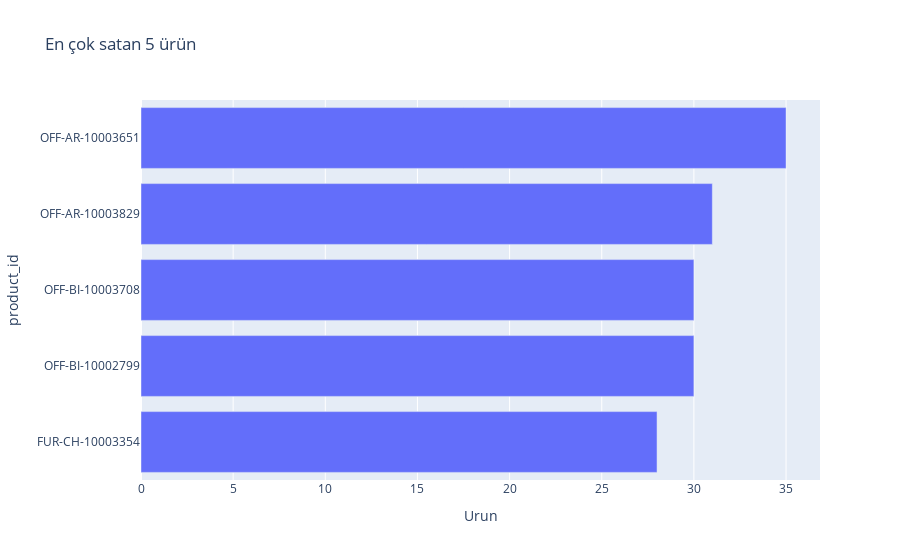

Source (notebook cell):
### Code cell
dff['product_id']=dff['product_id'].fillna('Urun bilgisi bulunamadı')
filtered_product=pd.DataFrame()
filtered_product=dff['product_id'].str.split(',', expand=True).stack()
filtered_product=filtered_product.to_frame()
filtered_product.columns=['product_id']
product=filtered_product.groupby(['product_id']).size().reset_index(name='Urun')
product= product[product.product_id != 'Urun bilgisi bulunamadı']
product=product.sort_values(by=['Urun'],ascending=False)
productTop5=product.head()
productTop5=productTop5.sort_values(by=['Urun'])
fig1=px.bar(productTop5,x='Urun',y='product_id',title='En çok satan 5 ürün')
fig1.show()

### Figure 1 — Plotly figure (JSON) as saved in the notebook; plotly's stock layout.template omitted (floating-point values rounded to 4 significant figures)
{"data": [{"alignmentgroup": "True", "hovertemplate": "Urun=%{x}<br>product_id=%{y}<extra></extra>", "legendgroup": "", "marker": {"color": "#636efa", "pattern": {"shape": ""}}, "name": "", "offsetgroup": "", "orientation": "h", "showlegend": false, "textposition": "auto", "type": "bar", "x": [28, 30, 30, 31, 35], "xaxis": "x", "y": ["FUR-CH-10003354", "OFF-BI-10002799", "OFF-BI-10003708", "OFF-AR-10003829", "OFF-AR-10003651"], "yaxis": "y"}], "layout": {"autosize": true, "barmode": "relative", "legend": {"tracegroupgap": 0}, "title": {"text": "En çok satan 5 ürün"}, "xaxis": {"anchor": "y", "autorange": true, "domain": [0, 1], "range": [0, 36.84], "title": {"text": "Urun"}, "type": "linear"}, "yaxis": {"anchor": "x", "autorange": true, "domain": [0, 1], "range": [-0.5, 4.5], "title": {"text": "product_id"}, "type": "category"}}}
